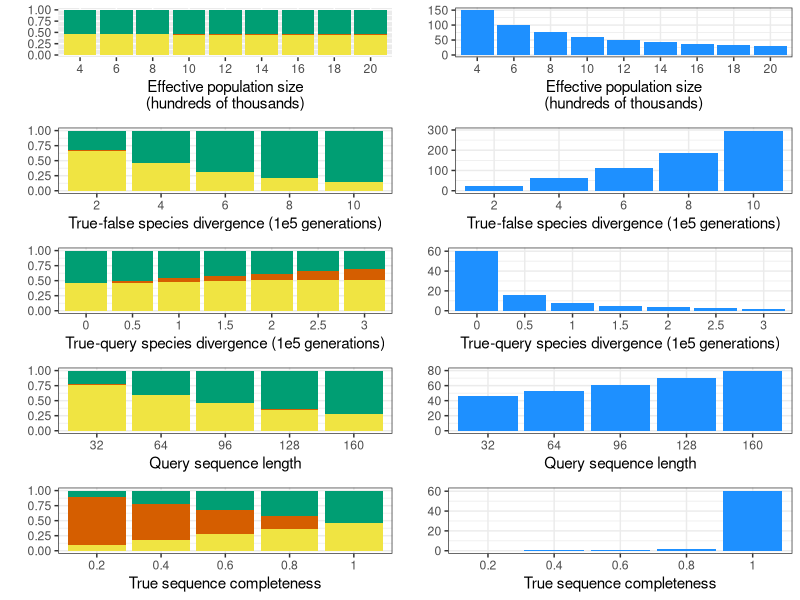

Write the R code that produced this figure.
# R script associated with "A Theoretical Analysis of Taxonomic Binning Accuracy".
# Bianca De Sanctis, Feb 28 2022. bdd28@cam.ac.uk. 

# Section 1: Compute probabilities. The main function compute.prob() is defined on line 221. It takes as input N (effective population size), mu (mutation rate for the sequence per generation),  Ttf (true-false species divergence time), Tqt (true-query species divergence time), At, Af and Aq (ages of true, false and query sequences), rT and rF (completeness of true and false reference sequences), prob (the type of assignment probability: correct, incorrect or no), and protocol (either least-mismatch or exact-match), and it outputs the assignment probability.
# Section 2: Plotting the main figure for the paper. 

# 1. Defines functions to compute assignment probabilities.  ################

# Important usage notes: 
# (a) Scaling constant: The inside integral is very small, which means the calculation can be slow.
# To speed it up, I multiply by a scaling constant of 1e30 on the inside of the integral, and divide it out on the outside.
constant=1e30

# (b) For the least mismatch protocol, we want to sum to infinity, but these values will become negligible quickly.
# Here, I sum to a reasonably high value to be sufficiently accurate for all the parameters used in the paper.
# However, you may want to increase lmax if you have a high expected number of mutations per branch.
# Decreasing lmax, when reasonable, can also increase speed for the least-mismatch calculation. 
# You can easily test if lmax is sufficient for your parameter set by summing the least-mismatch probabilities for correct, incorrect and none, and seeing if they are sufficiently close to 1. 
lmax = 15

# (c) With very large N, the integration engine is prone to instability, probably due to extremely small integrands.
# This can be fixed easily by rescaling coalescent time.
# In particular, if one wanted results for a large population size (eg. N=1e6), they could input a smaller population size (eg. N=1e4), decrease times and ages, and increase the mutation rate by the same factor (eg. 100).

case1 = function(N,mu,Ttf,
                 Tqt=0,At=0,Af=0,Aq=0,
                 prob="correct",protocol="least-mismatch"){
  ### error catching
  if(! protocol %in% c("least-mismatch","exact-match")){print("error: specify an acceptable protocol")}
  if(! prob %in% c("correct","incorrect","no")){print("error: specify an acceptable prob")}
  
  case1inner = function(t1,t2){
    if(protocol == "least-mismatch"){
      # Theoretically, we want to sum this on l=k to inf, k=0 to infinity. 
      # But very quickly as we increase k, the values will be come negligible. So just go up to some number lmax which is sufficiently large.
      # l is for false species, k is for true
      lks = combn(0:lmax,2)
      if( prob == "correct" & protocol == "least-mismatch"){ # l > k
        ls = lks[2,]; ks = lks[1,]
      }
      if( prob == "no" & protocol == "least-mismatch"){ # l = k
        ls = ks = 0:lmax
      }
      if( prob == "incorrect" & protocol == "least-mismatch" ){ # l < k
        ls = lks[1,]; ks = lks[2,]
      }
      innersumfunc = function(l,k){
        mu^(l+k) * (2*t2 - t1-Af)^l * (t1-At)^k * exp(-mu*(2*t2-Af-At)) / (factorial(l)*factorial(k))
      }
      innersumfunc = Vectorize(innersumfunc)
      inner = rowSums(innersumfunc(ls,ks))
    }
    if(protocol == "exact-match"){
      if (prob=="correct"){
        inner = exp(-mu*(2*t1 - At - Aq)) *(1- exp(-mu*(2*t2-t1 - Af)))
      }
      if(prob =="incorrect"){
        inner = (1-exp(-mu*(t1 - At )))*exp(-mu*(2*t2 - Af - Aq))
      }
      if(prob=="no"){
        inner = 1 - exp(-mu*(2*t1 - At - Aq)) *(1- exp(-mu*(2*t2-t1 - Af))) - (1-exp(-mu*(t1 - At )))*exp(-mu*(2*t2 - Af - Aq))
      }
    }
    front = constant* exp(-(t1+t2)/(2*N)) # 1e30 avoids underflow errors
    return(inner*front)
  }
  
  F1 = function(t2) {
    fun <- function(t1) case1inner(t1,t2) 
    integrate(fun,Tqt,Ttf)$value
  }
  F1 = Vectorize(F1)
  answer = integrate(F1,Ttf,Inf)$value/constant # outer integral limits
  denominator = exp(-Ttf/(2*N)) * ( exp(-Tqt/(2*N)) - exp(-Ttf/(2*N))   ) * (2*N)^2 
  return(answer/denominator)
}

case2.1 = function(N,mu,Ttf,
                   Tqt=0,At=0,Af=0,Aq=0,
                   prob="correct",protocol="least-mismatch"){
  case2.1inner = function(t1,t2){
    if(protocol == "least-mismatch"){
      # l is for false species, k is for true
      lks = combn(0:lmax,2)
      if( prob == "correct" & protocol == "least-mismatch"){ # l > k
        ls = lks[2,]; ks = lks[1,]
      }
      if( prob == "no" & protocol == "least-mismatch"){ # l = k
        ls = ks = 0:lmax
      }
      if( prob == "incorrect" & protocol == "least-mismatch" ){ # l < k
        ls = lks[1,]; ks = lks[2,]
      }
      if( protocol == "least-mismatch"){
        innersumfunc = function(l,k){
          mu^(l+k) * (2*t2 - t1-Af)^l * (t1-At)^k * exp(-mu*(2*t2-Af-At)) / (factorial(l)*factorial(k))
        }
        innersumfunc = Vectorize(innersumfunc)
        inner = rowSums(innersumfunc(ls,ks))
      }
    }
    if(protocol == "exact-match"){
      if (prob=="correct"){
        inner = exp(-mu*2*t1) *(1- exp(-mu*(2*t2-t1)))
      }
      if(prob =="incorrect"){
        inner = (1-exp(-mu*t1))*exp(-mu*(2*t2))
      }
      if(prob=="no"){
        inner = 1 - exp(-mu*2*t1) *(1- exp(-mu*(2*t2-t1))) - (1-exp(-mu*t1))*exp(-mu*(2*t2))
      }
    }
    front = constant * exp((-t1-t2)/(2*N)) 
    return(inner*front)
  }
  F1 = function(t1) { # <- outer integral 
    fun <- function(t2) case2.1inner(t1,t2)  # <- inner integral 
    integrate(fun,t1,Inf)$value # inner integral limits
  }
  F1 = Vectorize(F1)
  answer = integrate(F1,Ttf,Inf,rel.tol=tol)$value/constant # outer integral limits
  denominator = (2*N)^2 * (1/2) * exp(-Ttf/N)
  return(answer/denominator)
}

case2.2 = function(N,mu,Ttf,
                   Tqt=0,At=0,Af=0,Aq=0,
                   prob="correct",protocol="least-mismatch"){
  case2.2inner = function(t1,t2){
    if(protocol == "least-mismatch"){
      lks = combn(0:lmax,2)
      if( prob == "correct" & protocol == "least-mismatch"){ # l > k
        ls = lks[2,]; ks = lks[1,]
      }
      if( prob == "no" & protocol == "least-mismatch"){ # l = k
        ls = ks = 0:lmax
      }
      if( prob == "incorrect" & protocol == "least-mismatch" ){ # l < k
        ls = lks[1,]; ks = lks[2,]
      }
      innersumfunc = function(l,k){
        # t1 is vectorized, so doing t1-t1+1 just gets it into the right dimensions
        (t1-t1+1) * mu^(l+k) * (t2-Af)^l * (t2-At)^k * exp(-mu*(2*t2-Af-At)) / (factorial(l)*factorial(k))
      }
      innersumfunc = Vectorize(innersumfunc)
      inner = rowSums(innersumfunc(ls,ks))
    }
    if(protocol == "exact-match"){
      if (prob=="correct"){
        inner = exp(-mu*(2*t1 - At - Aq)) *(1- exp(-mu*(t2 - Af)))
      }
      if(prob =="incorrect"){
        inner = exp(-mu*(2*t1 - Af - Aq)) * (1-exp(-mu*( t2 - At )))
      }
      if(prob=="no"){
        inner = 1 - exp(-mu*(2*t1 - At - Aq)) *(1- exp(-mu*(t2 - Af))) - exp(-mu*(2*t1 - Af - Aq)) * (1-exp(-mu*( t2 - At )))
      }
    }
    front = constant*  exp(-(t1+t2)/(2*N)) 
    return(inner*front)
  }
  F1 = function(t2) { # <- outer integral 
    fun <- function(t1) case2.2inner(t1,t2)  # <- inner integral  
    integrate(fun,t2,Inf)$value # inner integral limits
  }
  F1 = Vectorize(F1)
  answer = integrate(F1,Ttf,Inf,rel.tol=tol)$value/constant # outer integral limits
  denominator = (1/2) * exp(-Ttf/N)* (2*N)^2
  return(answer/denominator)
}

case2.3 = function(N,mu,Ttf,
                   Tqt=0,At=0,Af=0,Aq=0,
                   prob="correct",protocol="least-mismatch"){
  case2.3inner = function(t1,t3){
    if(protocol == "least-mismatch"){
      lks = combn(0:lmax,2)
      if( prob == "correct" & protocol == "least-mismatch"){ # l > k
        ls = lks[2,]; ks = lks[1,]
      }
      if( prob == "no" & protocol == "least-mismatch"){ # l = k
        ls = ks = 0:lmax
      }
      if( prob == "incorrect" & protocol == "least-mismatch" ){ # l < k
        ls = lks[1,]; ks = lks[2,]
      }
      innersumfunc = function(l,k){
        # the t1-t1+1 at the beginning is because t1 is vectorized, and this just gets it into the right dimensions
        mu^(l+k) * (t3-Af)^l * (2*t1-t3-At)^k * exp(-mu*(2*t1-Af-At)) / (factorial(l)*factorial(k))
      }
      innersumfunc = Vectorize(innersumfunc)
      inner = rowSums(innersumfunc(ls,ks))
    }
    
    if(protocol == "exact-match"){
      if (prob=="correct"){
        inner = exp(-mu*(2*t1 - At - Aq)) *(1- exp(-mu*(t3 - Af)))
      }
      if(prob =="incorrect"){
        inner = exp(-mu*(2*t3 - Af - Aq)) * (1-exp(-mu*(2*t1-t3 - At)))
      }
      if(prob=="no"){
        inner = 1 - exp(-mu*(2*t1 - At - Aq)) *(1- exp(-mu*(t3 - Af))) - 
          exp(-mu*(2*t3 - Af - Aq)) * (1-exp(-mu*(2*t1-t3 - At)))
      }
    }
    
    front = constant * exp(-(t1+t3)/(2*N)) 
    return(inner*front)
  }
  F1 = function(t3) { # <- outer integral 
    fun <- function(t1) case2.3inner(t1,t3)  # <- inner integral 
    integrate(fun,t3,Inf)$value # inner integral limits
  }
  F1 = Vectorize(F1)
  answer = integrate(F1,Ttf,Inf,rel.tol=tol)$value/constant # outer integral limits
  denominator = (1/2) * exp(-Ttf/N) *(2*N)^2
  return(answer/denominator)
}

compute.prob <- function(N,mu,Ttf,
                         Tqt=0,At=0,Af=0,Aq=0,rT=1,rF=1,
                         prob="correct",protocol="least-mismatch"){
  prob.case1 = (1-exp(-min(Ttf - Aq , Ttf - At)/(2*N))) 
  if(prob.case1 > 0.9999){
    # no need to compute case 2 (it's comparatively slow)
    out = case1(N,mu,Ttf,Tqt,At,Af,Aq,prob,protocol)
  }
  else{
    # need to compute case 2
    print("running case 2") 
    prob.case2 = 1-prob.case1
    out = prob.case1 * case1(N,mu,Ttf,Tqt,At,Af,Aq,prob,protocol) + 
      (1/3) * prob.case2 * ( case2.1(N,mu,Ttf,Tqt,At,Af,Aq,prob,protocol) + 
                               case2.2(N,mu,Ttf,Tqt,At,Af,Aq,prob,protocol) +
                               case2.3(N,mu,Ttf,Tqt,At,Af,Aq,prob,protocol) )
  }
  # account for representation here
  if(prob=="correct"){final = (rT * rF * out + rT*(1-rF)) / (1 - (1-rT)*(1-rF))}
  if(prob=="incorrect"){final = (rT * rF * out + rF*(1-rT)) / (1 - (1-rT)*(1-rF))}
  if(prob=="no"){final = (rT * rF * out) / (1 - (1-rT)*(1-rF))}
  return(final)
}

# Minimum example: 
# with pop size 10k, mutation rate 1e-8 per site, read length 100, true-false divergence 4e5 generations:
# compute.prob(N = 10000,mu = 1e-8*100,Ttf = 4e5)



# 2. Creates the main paper figure. #####

library(ggplot2)
library(gridExtra)

N.list = seq(from=4000,to=20000,by=2000) # effective pop size
Ttf.list = seq(from=2e5,to=10e5,by = 2e5) # in generations
k.list = c(32,64,96,128,160) # read length
rT.list=c(0.2,0.4,0.6,0.8,1) # completeness of true reference
Tqt.list = seq(from = 0, to = 3e5, by=5e4)  # in generations
mu.base = 1e-8 # per base per generation (multiply it by k later)

# base parameter choices
N.base = N.list[4] 
Ttf.base = Ttf.list[2]
k.base = k.list[3]
rT.base = rT.list[5]
Tqt.base = Tqt.list[1]

protocol.list = c("least-mismatch","exact-match")
assignment.list = c("correct","incorrect","no")
tempN = cbind(expand.grid(assignment.list,protocol.list,N.list,stringsAsFactors=FALSE),
              Ttf=Ttf.base,k=k.base,rT=rT.base,Tqt=Tqt.base,
              stringsAsFactors=FALSE)
tempTtf = cbind(expand.grid(assignment.list,protocol.list,Ttf.list,stringsAsFactors=FALSE),
                N=N.base,k=k.base,rT=rT.base,Tqt=Tqt.base,stringsAsFactors=FALSE)[,c(1,2,4,3,5,6,7)]
tempk = cbind(expand.grid(assignment.list,protocol.list,k.list,stringsAsFactors=FALSE),
              N=N.base,Ttf=Ttf.base,rT=rT.base,Tqt=Tqt.base,stringsAsFactors=FALSE)[,c(1,2,4,5,3,6,7)]
temprT = cbind(expand.grid(assignment.list,protocol.list,rT=rT.list,stringsAsFactors=FALSE),
               N=N.base,Ttf=Ttf.base,k=k.base,Tqt=Tqt.base,stringsAsFactors=FALSE)[,c(1,2,4,5,6,3,7)]
tempTqt = cbind(expand.grid(assignment.list,protocol.list,Tqt=Tqt.list,stringsAsFactors=FALSE),
                N=N.base,Ttf=Ttf.base,k=k.base,rT=rT.base,stringsAsFactors=FALSE)[,c(1,2,4,5,6,7,3)]

colnames(tempN) = colnames(tempTtf) = colnames(tempk) = 
  colnames(temprT) = colnames(tempTqt) =  c("assignment","protocol","N","Ttf","k","rT","Tqt")
temp = rbind(tempN,tempTtf,tempk,temprT,tempTqt,stringsAsFactors=FALSE)
temp = cbind(temp,rep(-1,nrow(temp)),stringsAsFactors=FALSE)
out.table = data.frame(temp,stringsAsFactors=FALSE)
colnames(out.table) = c("assignment","protocol","N","Ttf","k","rT","Tqt","probability")

for(row in 1:nrow(out.table)){
    tryCatch({out.table[row,8] = compute.prob(N = out.table$N[row],
                                              mu = mu.base * out.table$k[row],
                                              Ttf = out.table$Ttf[row] ,
                                              prob = out.table$assignment[row],
                                              rT = out.table$rT[row],
                                              Tqt = out.table$Tqt[row],
                                              protocol = out.table$protocol[row])})
} 

out.table = out.table[out.table$protocol=="least-mismatch",]

col1="#009E73"   # green
col2="#D55E00"  # red
col3="#F0E442"  # yellow
col4="dodgerblue1"

### fig 1a. varying N. unconditional.
out.table$N = out.table$N / 1000 
out.table$Ttf = out.table$Ttf / 1e5
out.table$Tqt = out.table$Tqt / 1e5


relN = out.table[1:27,] 
relN$N = factor(relN$N,levels=unique(relN$N))
relN$protocol = ifelse(relN$protocol=="exact-match","EM","LM")
G1a = ggplot(relN, aes(x = N, y = probability, fill = assignment)) + 
  theme_set(theme_bw() + theme(legend.position="none")) + 
  geom_bar(stat = 'identity', position = 'stack') +    
  scale_fill_manual(values = c(col1, col2, 
                               col3)) +  
  labs(x="Effective population size\n(hundreds of thousands)",y="")+
  theme(legend.position="none")


### fig 1b. varying N. conditional.
cor = relN[relN$assignment == "correct",]
incor = relN[relN$assignment == "incorrect",]
cond.cor = cor$probability / (cor$probability + incor$probability)
cond.incor = 1 - cor$probability / (cor$probability + incor$probability)
cond.relN = relN
cond.relN = cond.relN[cond.relN$assignment %in% c("correct","incorrect"),]
cond.relN$probability = c(rbind(cond.cor,cond.incor))
G1b_old = ggplot(cond.relN, aes(x = protocol, y = probability, fill = assignment)) + 
  geom_bar(stat = 'identity', position = 'stack') + facet_grid(~ N) +   ggtitle(paste0(
    "Conditional probabilities, varying N, 
    kmer length = ",k.base,", Ttf = ",Ttf.base,", mu = ",mu.base)) 
ratio.cor = cor$probability / incor$probability
ratio.relN = relN
ratio.relN = ratio.relN[ratio.relN$assignment == "correct",]
ratio.relN$probability = ratio.cor
colnames(ratio.relN)[8] = "count"
G1b = ggplot(ratio.relN, aes(x = N, y = count, fill = assignment)) + 
  theme_set(theme_bw() + theme(legend.position="none")) + 
  geom_bar(stat = 'identity', position = 'stack') + 
  scale_fill_manual(values = c(col4, col2, 
                               col3)) + 
  labs(x="Effective population size\n(hundreds of thousands)",y="")+
  theme(legend.position="none")


### fig 2a. varying Ttf. unconditional.
relTtf = out.table[28:42,]# out.table[(out.table$k == 32) & (out.table$N == 10000),] 
# relTtf[,4] = sapply(relTtf[,4], function(x) paste0("Ttf=",x) )
relTtf$Ttf = factor(round(relTtf$Ttf),levels=unique(round(relTtf$Ttf)))
relTtf$protocol = ifelse(relTtf$protocol=="exact-match","U","LM")
G2a = ggplot(relTtf, aes(x = Ttf, y = probability, fill = assignment)) + 
  theme_set(theme_bw() + theme(legend.position="none")) + 
  geom_bar(stat = 'identity', position = 'stack') +    
  scale_fill_manual(values = c(col1, col2, 
                               col3)) + 
  labs(x="True-false species divergence (1e5 generations)",y="")+
  theme(legend.position="none")

### fig 2b. varying Ttf. conditional.
cor = relTtf[relTtf$assignment == "correct",]
incor = relTtf[relTtf$assignment == "incorrect",]
cond.cor = cor$probability / (cor$probability + incor$probability)
cond.incor = 1 - cor$probability / (cor$probability + incor$probability)
cond.relTtf = relTtf
cond.relTtf = cond.relTtf[cond.relTtf$assignment %in% c("correct","incorrect"),]
cond.relTtf$probability = c(rbind(cond.cor,cond.incor))
G2b_old = ggplot(cond.relTtf, aes(x = protocol, y = probability, fill = assignment)) + 
  geom_bar(stat = 'identity', position = 'stack') + facet_grid(~ Ttf) +   ggtitle(paste0(
    "Conditional probabilities, varying divergence times, 
    read length = ",k.base,", N = ",N.base,", mu = ",mu.base)) 
ratio.cor = cor$probability / incor$probability
ratio.relTtf= relTtf
ratio.relTtf = ratio.relTtf[ratio.relTtf$assignment == "correct",]
ratio.relTtf$probability = ratio.cor
colnames(ratio.relTtf)[8] = "count"
G2b = ggplot(ratio.relTtf, aes(x = Ttf, y = count, fill = assignment)) + 
  theme_set(theme_bw() + theme(legend.position="none")) + 
  geom_bar(stat = 'identity', position = 'stack') + 
  scale_fill_manual(values = c(col4, col2, 
                               col3)) +  
  labs(x="True-false species divergence (1e5 generations)",y="")+
  theme(legend.position="none")


### fig 3a. varying k. unconditional.
relk = out.table[43:57,] 
relk$k = factor(round(relk$k),levels=unique(round(relk$k)))
relk$protocol = ifelse(relk$protocol=="exact-match","U","LM")
G3a = ggplot(relk, aes(x = k, y = probability, fill = assignment)) + 
  theme_set(theme_bw() + theme(legend.position="none")) + 
  geom_bar(stat = 'identity', position = 'stack') +    
  scale_fill_manual(values = c(col1, col2, 
                               col3)) +  
  labs(x="Query sequence length",y="")+
  theme(legend.position="none")

### fig 3b. varying k. conditional.
cor = relk[relk$assignment == "correct",]
incor = relk[relk$assignment == "incorrect",]
cond.cor = cor$probability / (cor$probability + incor$probability)
cond.incor = 1 - cor$probability / (cor$probability + incor$probability)
cond.relk = relk
cond.relk = cond.relk[cond.relk$assignment %in% c("correct","incorrect"),]
cond.relk$probability = c(rbind(cond.cor,cond.incor))
G3b_old = ggplot(cond.relk, aes(x = protocol, y = probability, fill = assignment)) + 
  geom_bar(stat = 'identity', position = 'stack') + facet_grid(~ k) +   ggtitle(paste0(
    "Conditional probabilities, varying k, 
    Ttf = ",Ttf.base,"N =" ,N.base,", mu = ",mu.base))  + theme(text = element_text(size=10))
ratio.cor = cor$probability / incor$probability
ratio.relk= relk
ratio.relk = ratio.relk[ratio.relk$assignment == "correct",]
ratio.relk$probability = ratio.cor
colnames(ratio.relk)[8] = "count"
G3b = ggplot(ratio.relk, aes(x = k, y = count, fill = assignment)) + 
  theme_set(theme_bw() + theme(legend.position="none")) + 
  geom_bar(stat = 'identity', position = 'stack') + 
  scale_fill_manual(values = c(col4, col2, 
                               col3))+ 
  labs(x="Query sequence length",y="")+
  theme(legend.position="none")





### fig 4a. varying completeness. unconditional.
relrT = out.table[58:72,] 
relrT$rT = factor(relrT$rT,levels=unique(relrT$rT))
relrT$protocol = ifelse(relrT$protocol=="exact-match","U","LM")
G4a = ggplot(relrT, aes(x = rT, y = probability, fill = assignment)) + 
  theme_set(theme_bw() + theme(legend.position="none")) + 
  geom_bar(stat = 'identity', position = 'stack') +    
  scale_fill_manual(values = c(col1, col2, 
                               col3))+
  labs(x="True sequence completeness",y="")+
  theme(legend.position="none")

### fig 3b. varying completeness. conditional.
cor = relrT[relrT$assignment == "correct",]
incor = relrT[relrT$assignment == "incorrect",]
cond.cor = cor$probability / (cor$probability + incor$probability)
cond.incor = 1 - cor$probability / (cor$probability + incor$probability)
cond.relrT = relrT
cond.relrT = cond.relrT[cond.relrT$assignment %in% c("correct","incorrect"),]
cond.relrT$probability = c(rbind(cond.cor,cond.incor))
ratio.cor = cor$probability / incor$probability
ratio.relrT= relrT
ratio.relrT = ratio.relrT[ratio.relrT$assignment == "correct",]
ratio.relrT$probability = ratio.cor
colnames(ratio.relrT)[8] = "count"
G4b = ggplot(ratio.relrT, aes(x = rT, y = count, fill = assignment)) + 
  theme_set(theme_bw() + theme(legend.position="none")) + 
  geom_bar(stat = 'identity', position = 'stack') + 
  scale_fill_manual(values = c(col4, col2, 
                               col3))+ 
  labs(x="True sequence completeness",y="")+
  theme(legend.position="none")



### fig 5a. varying Tqt. unconditional.

relTqt = out.table[73:93,] 
relTqt$Tqt = factor(relTqt$Tqt,levels=unique(relTqt$Tqt))
relTqt$protocol = ifelse(relTqt$protocol=="exact-match","U","LM")
G5a = ggplot(relTqt, aes(x = Tqt, y = probability, fill = assignment)) + 
  theme_set(theme_bw() + theme(legend.position="none")) + 
  geom_bar(stat = 'identity', position = 'stack') +    
  scale_fill_manual(values = c(col1, col2, 
                               col3))+ 
  labs(x="True-query species divergence (1e5 generations)",y="")+
  theme(legend.position="none")

### fig 5b. varying Tqt. conditional.
cor = relTqt[relTqt$assignment == "correct",]
incor = relTqt[relTqt$assignment == "incorrect",]
cond.cor = cor$probability / (cor$probability + incor$probability)
cond.incor = 1 - cor$probability / (cor$probability + incor$probability)
cond.relTqt = relTqt
cond.relTqt = cond.relTqt[cond.relTqt$assignment %in% c("correct","incorrect"),]
cond.relTqt$probability = c(rbind(cond.cor,cond.incor))
ratio.cor = cor$probability / incor$probability
ratio.relTqt= relTqt
ratio.relTqt = ratio.relTqt[ratio.relTqt$assignment == "correct",]
ratio.relTqt$probability = ratio.cor
colnames(ratio.relTqt)[8] = "count"
G5b = ggplot(ratio.relTqt, aes(x = Tqt, y = count, fill = assignment)) + 
  theme_set(theme_bw() + theme(legend.position="none")) + 
  geom_bar(stat = 'identity', position = 'stack') + 
  scale_fill_manual(values = c(col4, col2, 
                               col3))+
  labs(x="True-query species divergence (1e5 generations)",y="") 


## Plot

# Plot to device
grid.arrange(G1a,G1b,G2a,G2b,G5a,G5b,G3a,G3b,G4a,G4b,
             nrow= 5,ncol=2)

